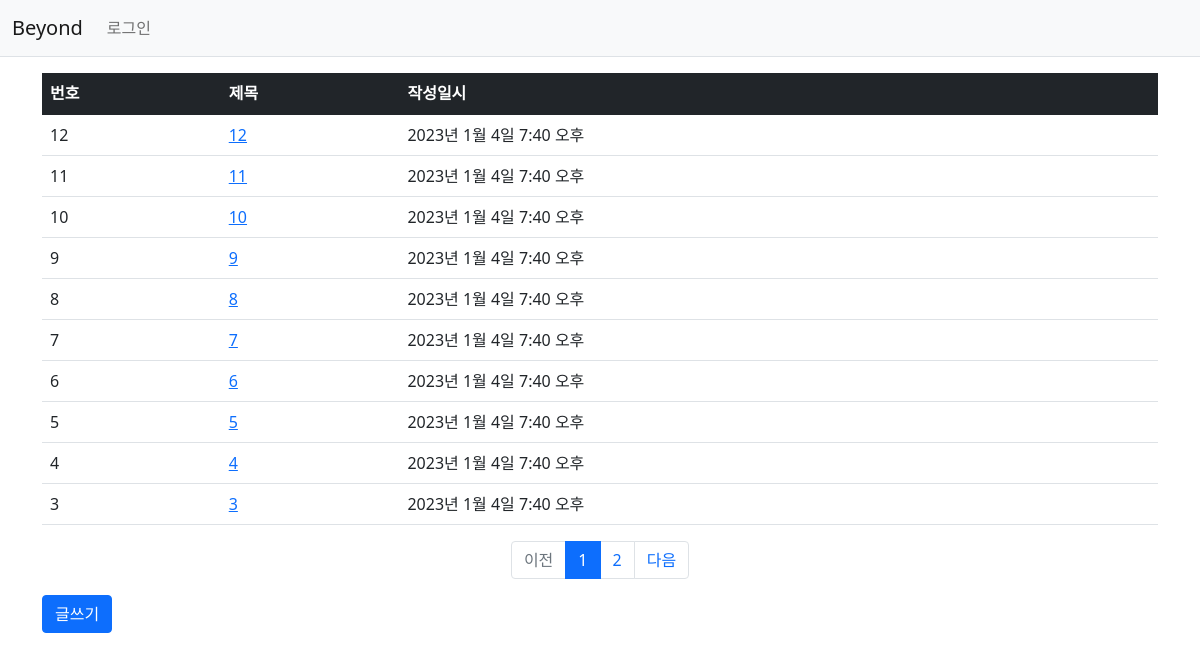
Screenshot of /pybo/ with the database file from the repository.
### pybo/models.py (models this page shows, shortened)
class Post(models.Model):
    subject = models.CharField(max_length=200)
    content = models.TextField()
    create_date = models.DateTimeField()

### pybo/views.py (the view)
# urls.py: path('', views.index, name='index'),
def index(request):
    page = request.GET.get('page', '1')
    post_list = Post.objects.order_by('-create_date')
    paginator = Paginator(post_list, 10)
    page_obj = paginator.get_page(page)
    context = {'post_list': page_obj}
    return render(request, 'pybo/post_list.html', context)

### pybo/templatetags/pybo_filter.py (called while the page is built)
@register.filter
def sub(value, arg):
    return value - arg

### templates/pybo/post_list.html (shortened to what this page needs)
{% extends 'base.html' %}
{% load pybo_filter %}
{% block content %}
<div class="container my-3">
    <table class="table">
        <thead>
        <tr class="table-dark">
            <th>번호</th>
            <th>제목</th>
            <th>작성일시</th>
        </tr>
        </thead>
        <tbody>
        {% if post_list %}
        {% for post in post_list %}
        <tr>
            <td>{{ post_list.paginator.count|sub:post_list.start_index|sub:forloop.counter0|add:1 }}</td>
            <td>
                <a href="{% url 'pybo:detail' post.id %}">{{ post.subject }}</a>
            </td>
            <td>{{ post.create_date }}</td>
        </tr>
        {% endfor %}
        {% else %}
        <tr>
            <td colspan="3">게시글이 없습니다.</td>
        </tr>
        {% endif %}
        </tbody>
    </table>
    <ul class="pagination justify-content-center">
        {% if post_list.has_previous %}
        <li class="page-item">
            <a class="page-link" href="?page={{ post_list.previous_page_number }}">이전</a>
        </li>
        {% else %}
        <li class="page-item disabled">
            <a class="page-link" tabindex="-1" aria-disabled="true" href="#">이전</a>
        </li>
        {% endif %}
        {% for page_number in post_list.paginator.page_range %}
        {% if page_number >= post_list.number|add:-5 and page_number <= post_list.number|add:5 %}
        {% if page_number == post_list.number %}
        <li class="page-item active" aria-current="page">
            <a class="page-link" href="?page={{ page_number }}">{{ page_number }}</a>
        </li>
        {% else %}
        <li class="page-item">
            <a class="page-link" href="?page={{ page_number }}">{{ page_number }}</a>
        </li>
        {% endif %}
        {% endif %}
        {% endfor %}
        {% if post_list.has_next %}
        <li class="page-item">
            <a class="page-link" href="?page={{ post_list.next_page_number }}">다음</a>
        </li>
        {% else %}
        <li class="page-item disabled">
            <a class="page-link" tabindex="-1" aria-disabled="true" href="#">다음</a>
        </li>
        {% endif %}
    </ul>
    <a href="{% url 'pybo:post_create' %}" class="btn btn-primary">글쓰기</a>
</div>
{% endblock %}

### rows the page displays
Post: paginator.count|sub "12", subject "12", create_date "2023년 1월 4일 7:40 오후"
Post: paginator.count|sub "11", subject "11", create_date "2023년 1월 4일 7:40 오후"
Post: paginator.count|sub "10", subject "10", create_date "2023년 1월 4일 7:40 오후"
Post: paginator.count|sub "9", subject "9", create_date "2023년 1월 4일 7:40 오후"
Post: paginator.count|sub "8", subject "8", create_date "2023년 1월 4일 7:40 오후"
Post: paginator.count|sub "7", subject "7", create_date "2023년 1월 4일 7:40 오후"
Post: paginator.count|sub "6", subject "6", create_date "2023년 1월 4일 7:40 오후"
Post: paginator.count|sub "5", subject "5", create_date "2023년 1월 4일 7:40 오후"
Post: paginator.count|sub "4", subject "4", create_date "2023년 1월 4일 7:40 오후"
Post: paginator.count|sub "3", subject "3", create_date "2023년 1월 4일 7:40 오후"

### other values shown
{{ page_number }} "1"
{{ page_number }} "2"
